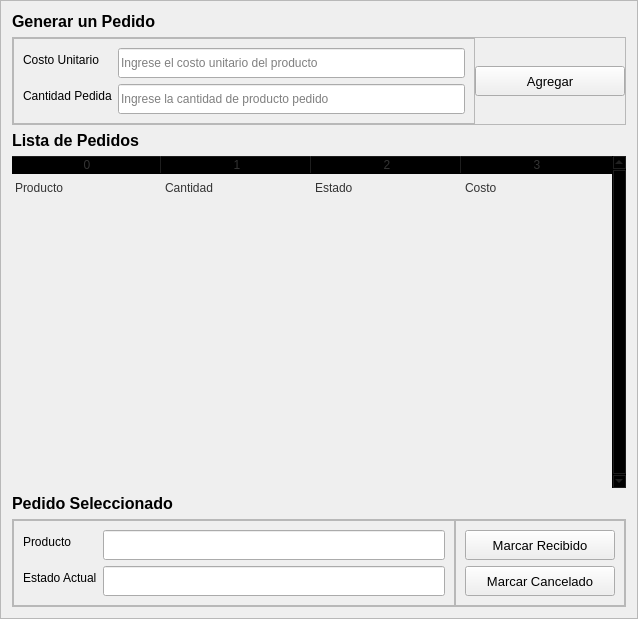
          <widget class="QFrame" name="frame_6">
           <property name="frameShape">
            <enum>QFrame::StyledPanel</enum>
           </property>
           <property name="frameShadow">
            <enum>QFrame::Raised</enum>
           </property>
           <layout class="QVBoxLayout" name="verticalLayout_19">
            <item>
             <widget class="QLabel" name="label_10">
              <property name="font">
               <font>
                <pointsize>10</pointsize>
                <italic>false</italic>
                <bold>false</bold>
               </font>
              </property>
              <property name="text">
               <string>&lt;html&gt;&lt;head/&gt;&lt;body&gt;&lt;p&gt;&lt;span style=&quot; font-size:12pt; font-weight:700;&quot;&gt;Generar un Pedido&lt;/span&gt;&lt;/p&gt;&lt;/body&gt;&lt;/html&gt;</string>
              </property>
             </widget>
            </item>
            <item>
             <widget class="QFrame" name="frame_11">
              <property name="frameShape">
               <enum>QFrame::StyledPanel</enum>
              </property>
              <property name="frameShadow">
               <enum>QFrame::Raised</enum>
              </property>
              <layout class="QHBoxLayout" name="horizontalLayout_9">
               <property name="spacing">
                <number>0</number>
               </property>
               <property name="leftMargin">
                <number>0</number>
               </property>
               <property name="topMargin">
                <number>0</number>
               </property>
               <property name="rightMargin">
                <number>0</number>
               </property>
               <property name="bottomMargin">
                <number>0</number>
               </property>
               <item>
                <widget class="QFrame" name="frame_10">
                 <property name="frameShape">
                  <enum>QFrame::StyledPanel</enum>
                 </property>
                 <property name="frameShadow">
                  <enum>QFrame::Raised</enum>
                 </property>
                 <layout class="QFormLayout" name="formLayout_3">
                  <item row="0" column="0">
                   <widget class="QLabel" name="labelVersion_36">
                    <property name="lineWidth">
                     <number>1</number>
                    </property>
                    <property name="text">
                     <string>Costo Unitario</string>
                    </property>
                    <property name="alignment">
                     <set>Qt::AlignLeading|Qt::AlignLeft|Qt::AlignVCenter</set>
                    </property>
                   </widget>
                  </item>
                  <item row="0" column="1">
                   <widget class="QLineEdit" name="pedCosText">
                    <property name="minimumSize">
                     <size>
                      <width>0</width>
                      <height>30</height>
                     </size>
                    </property>
                    <property name="text">
                     <string/>
                    </property>
                    <property name="placeholderText">
                     <string>Ingrese el costo unitario del producto</string>
                    </property>
                   </widget>
                  </item>
                  <item row="1" column="0">
                   <widget class="QLabel" name="labelVersion_42">
                    <property name="lineWidth">
                     <number>1</number>
                    </property>
                    <property name="text">
                     <string>Cantidad Pedida</string>
                    </property>
                    <property name="alignment">
                     <set>Qt::AlignLeading|Qt::AlignLeft|Qt::AlignVCenter</set>
                    </property>
                   </widget>
                  </item>
                  <item row="1" column="1">
                   <widget class="QLineEdit" name="pedCanText">
                    <property name="minimumSize">
                     <size>
                      <width>0</width>
                      <height>30</height>
                     </size>
                    </property>
                    <property name="text">
                     <string/>
                    </property>
                    <property name="placeholderText">
                     <string>Ingrese la cantidad de producto pedido</string>
                    </property>
                   </widget>
                  </item>
                 </layout>
                </widget>
               </item>
               <item>
                <widget class="QPushButton" name="pedAddButton">
                 <property name="minimumSize">
                  <size>
                   <width>150</width>
                   <height>30</height>
                  </size>
                 </property>
                 <property name="font">
                  <font>
                   <pointsize>10</pointsize>
                   <italic>false</italic>
                   <bold>false</bold>
                  </font>
                 </property>
                 <property name="cursor">
                  <cursorShape>PointingHandCursor</cursorShape>
                 </property>
                 <property name="text">
                  <string>Agregar</string>
                 </property>
                 <property name="icon">
                  <iconset resource="../../resources.qrc">
                   <normaloff>:/icons/images/icons/cil-arrow-circle-bottom.png</normaloff>:/icons/images/icons/cil-arrow-circle-bottom.png</iconset>
                 </property>
                </widget>
               </item>
              </layout>
             </widget>
            </item>
            <item>
             <widget class="QLabel" name="label_11">
              <property name="font">
               <font>
                <pointsize>10</pointsize>
                <italic>false</italic>
                <bold>false</bold>
               </font>
              </property>
              <property name="text">
               <string>&lt;html&gt;&lt;head/&gt;&lt;body&gt;&lt;p&gt;&lt;span style=&quot; font-size:12pt; font-weight:700;&quot;&gt;Lista de Pedidos&lt;/span&gt;&lt;/p&gt;&lt;/body&gt;&lt;/html&gt;</string>
              </property>
             </widget>
            </item>
            <item>
             <widget class="QTableWidget" name="pedTable">
              <property name="sizePolicy">
               <sizepolicy hsizetype="Expanding" vsizetype="Expanding">
                <horstretch>0</horstretch>
                <verstretch>0</verstretch>
               </sizepolicy>
              </property>
              <property name="palette">
               <palette>
                <active>
                 <colorrole role="WindowText">
                  <brush brushstyle="SolidPattern">
                   <color alpha="255">
                    <red>51</red>
                    <green>51</green>
                    <blue>51</blue>
                   </color>
                  </brush>
                 </colorrole>
                 <colorrole role="Button">
                  <brush brushstyle="SolidPattern">
                   <color alpha="0">
                    <red>0</red>
                    <green>0</green>
                    <blue>0</blue>
                   </color>
                  </brush>
                 </colorrole>
                 <colorrole role="Text">
                  <brush brushstyle="SolidPattern">
                   <color alpha="255">
                    <red>51</red>
                    <green>51</green>
                    <blue>51</blue>
                   </color>
                  </brush>
                 </colorrole>
                 <colorrole role="ButtonText">
                  <brush brushstyle="SolidPattern">
                   <color alpha="255">
                    <red>51</red>
                    <green>51</green>
                    <blue>51</blue>
                   </color>
                  </brush>
                 </colorrole>
                 <colorrole role="Base">
                  <brush brushstyle="NoBrush">
                   <color alpha="255">
                    <red>0</red>
                    <green>0</green>
                    <blue>0</blue>
                   </color>
                  </brush>
                 </colorrole>
                 <colorrole role="Window">
                  <brush brushstyle="SolidPattern">
                   <color alpha="0">
                    <red>0</red>
                    <green>0</green>
                    <blue>0</blue>
                   </color>
                  </brush>
                 </colorrole>
                 <colorrole role="PlaceholderText">
                  <brush brushstyle="SolidPattern">
                   <color alpha="255">
                    <red>51</red>
                    <green>51</green>
                    <blue>51</blue>
                   </color>
                  </brush>
                 </colorrole>
                </active>
                <inactive>
                 <colorrole role="WindowText">
                  <brush brushstyle="SolidPattern">
                   <color alpha="255">
                    <red>51</red>
                    <green>51</green>
                    <blue>51</blue>
                   </color>
                  </brush>
                 </colorrole>
                 <colorrole role="Button">
                  <brush brushstyle="SolidPattern">
                   <color alpha="0">
                    <red>0</red>
                    <green>0</green>
                    <blue>0</blue>
                   </color>
                  </brush>
                 </colorrole>
                 <colorrole role="Text">
                  <brush brushstyle="SolidPattern">
                   <color alpha="255">
                    <red>51</red>
                    <green>51</green>
                    <blue>51</blue>
                   </color>
                  </brush>
                 </colorrole>
                 <colorrole role="ButtonText">
                  <brush brushstyle="SolidPattern">
                   <color alpha="255">
                    <red>51</red>
                    <green>51</green>
                    <blue>51</blue>
                   </color>
                  </brush>
                 </colorrole>
                 <colorrole role="Base">
                  <brush brushstyle="NoBrush">
                   <color alpha="255">
                    <red>0</red>
                    <green>0</green>
                    <blue>0</blue>
                   </color>
                  </brush>
                 </colorrole>
                 <colorrole role="Window">
                  <brush brushstyle="SolidPattern">
                   <color alpha="0">
                    <red>0</red>
                    <green>0</green>
                    <blue>0</blue>
                   </color>
                  </brush>
                 </colorrole>
                 <colorrole role="PlaceholderText">
                  <brush brushstyle="SolidPattern">
                   <color alpha="255">
                    <red>51</red>
                    <green>51</green>
                    <blue>51</blue>
                   </color>
                  </brush>
                 </colorrole>
                </inactive>
                <disabled>
                 <colorrole role="WindowText">
                  <brush brushstyle="SolidPattern">
                   <color alpha="255">
                    <red>51</red>
                    <green>51</green>
                    <blue>51</blue>
                   </color>
                  </brush>
                 </colorrole>
                 <colorrole role="Button">
                  <brush brushstyle="SolidPattern">
                   <color alpha="0">
                    <red>0</red>
                    <green>0</green>
                    <blue>0</blue>
                   </color>
                  </brush>
                 </colorrole>
                 <colorrole role="Text">
                  <brush brushstyle="SolidPattern">
                   <color alpha="255">
                    <red>51</red>
                    <green>51</green>
                    <blue>51</blue>
                   </color>
                  </brush>
                 </colorrole>
                 <colorrole role="ButtonText">
                  <brush brushstyle="SolidPattern">
                   <color alpha="255">
                    <red>51</red>
                    <green>51</green>
                    <blue>51</blue>
                   </color>
                  </brush>
                 </colorrole>
                 <colorrole role="Base">
                  <brush brushstyle="NoBrush">
                   <color alpha="255">
                    <red>0</red>
                    <green>0</green>
                    <blue>0</blue>
                   </color>
                  </brush>
                 </colorrole>
                 <colorrole role="Window">
                  <brush brushstyle="SolidPattern">
                   <color alpha="0">
                    <red>0</red>
                    <green>0</green>
                    <blue>0</blue>
                   </color>
                  </brush>
                 </colorrole>
                 <colorrole role="PlaceholderText">
                  <brush brushstyle="SolidPattern">
                   <color alpha="255">
                    <red>51</red>
                    <green>51</green>
                    <blue>51</blue>
                   </color>
                  </brush>
                 </colorrole>
                </disabled>
               </palette>
              </property>
              <property name="frameShape">
               <enum>QFrame::NoFrame</enum>
              </property>
              <property name="verticalScrollBarPolicy">
               <enum>Qt::ScrollBarAlwaysOn</enum>
              </property>
              <property name="sizeAdjustPolicy">
               <enum>QAbstractScrollArea::AdjustToContents</enum>
              </property>
              <property name="editTriggers">
               <set>QAbstractItemView::NoEditTriggers</set>
              </property>
              <property name="selectionMode">
               <enum>QAbstractItemView::SingleSelection</enum>
              </property>
              <property name="selectionBehavior">
               <enum>QAbstractItemView::SelectRows</enum>
              </property>
              <property name="showGrid">
               <bool>true</bool>
              </property>
              <property name="gridStyle">
               <enum>Qt::SolidLine</enum>
              </property>
              <property name="sortingEnabled">
               <bool>false</bool>
              </property>
              <attribute name="horizontalHeaderVisible">
               <bool>true</bool>
              </attribute>
              <attribute name="horizontalHeaderCascadingSectionResizes">
               <bool>true</bool>
              </attribute>
              <attribute name="horizontalHeaderDefaultSectionSize">
               <number>150</number>
              </attribute>
              <attribute name="horizontalHeaderStretchLastSection">
               <bool>true</bool>
              </attribute>
              <attribute name="verticalHeaderVisible">
               <bool>false</bool>
              </attribute>
              <attribute name="verticalHeaderCascadingSectionResizes">
               <bool>false</bool>
              </attribute>
              <attribute name="verticalHeaderHighlightSections">
               <bool>false</bool>
              </attribute>
              <attribute name="verticalHeaderStretchLastSection">
               <bool>false</bool>
              </attribute>
              <row>
               <property name="text">
                <string>New Row</string>
               </property>
               <property name="font">
                <font/>
               </property>
              </row>
              <row>
               <property name="text">
                <string>New Row</string>
               </property>
              </row>
              <row>
               <property name="text">
                <string>New Row</string>
               </property>
              </row>
              <row>
               <property name="text">
                <string>New Row</string>
               </property>
              </row>
              <row>
               <property name="text">
                <string>New Row</string>
               </property>
              </row>
              <row>
               <property name="text">
                <string>New Row</string>
               </property>
              </row>
              <row>
               <property name="text">
                <string>New Row</string>
               </property>
              </row>
              <row>
               <property name="text">
                <string>New Row</string>
               </property>
              </row>
              <row>
               <property name="text">
                <string>New Row</string>
               </property>
              </row>
              <row>
               <property name="text">
                <string>New Row</string>
               </property>
              </row>
              <column>
               <property name="text">
                <string>0</string>
               </property>
              </column>
              <column>
               <property name="text">
                <string>1</string>
               </property>
              </column>
              <column>
               <property name="text">
                <string>2</string>
               </property>
              </column>
              <column>
               <property name="text">
                <string>3</string>
               </property>
              </column>
              <item row="0" column="0">
               <property name="text">
                <string>Producto</string>
               </property>
              </item>
              <item row="0" column="1">
               <property name="text">
                <string>Cantidad</string>
               </property>
              </item>
              <item row="0" column="2">
               <property name="text">
                <string>Estado</string>
               </property>
              </item>
              <item row="0" column="3">
               <property name="text">
                <string>Costo</string>
               </property>
              </item>
             </widget>
            </item>
            <item>
             <widget class="QLabel" name="label_12">
              <property name="font">
               <font>
                <pointsize>10</pointsize>
                <italic>false</italic>
                <bold>false</bold>
               </font>
              </property>
              <property name="text">
               <string>&lt;html&gt;&lt;head/&gt;&lt;body&gt;&lt;p&gt;&lt;span style=&quot; font-size:12pt; font-weight:700;&quot;&gt;Pedido Seleccionado&lt;/span&gt;&lt;/p&gt;&lt;/body&gt;&lt;/html&gt;</string>
              </property>
             </widget>
            </item>
            <item>
             <widget class="QFrame" name="frame_9">
              <property name="frameShape">
               <enum>QFrame::StyledPanel</enum>
              </property>
              <property name="frameShadow">
               <enum>QFrame::Raised</enum>
              </property>
              <layout class="QHBoxLayout" name="horizontalLayout_8">
               <property name="spacing">
                <number>0</number>
               </property>
               <property name="leftMargin">
                <number>0</number>
               </property>
               <property name="topMargin">
                <number>0</number>
               </property>
               <property name="rightMargin">
                <number>0</number>
               </property>
               <property name="bottomMargin">
                <number>0</number>
               </property>
               <item>
                <widget class="QFrame" name="frame_8">
                 <property name="frameShape">
                  <enum>QFrame::StyledPanel</enum>
                 </property>
                 <property name="frameShadow">
                  <enum>QFrame::Raised</enum>
                 </property>
                 <layout class="QFormLayout" name="formLayout_2">
                  <item row="0" column="0">
                   <widget class="QLabel" name="labelVersion_47">
                    <property name="lineWidth">
                     <number>1</number>
                    </property>
                    <property name="text">
                     <string>Producto</string>
                    </property>
                    <property name="alignment">
                     <set>Qt::AlignLeading|Qt::AlignLeft|Qt::AlignVCenter</set>
                    </property>
                   </widget>
                  </item>
                  <item row="0" column="1">
                   <widget class="QLineEdit" name="pedNomText">
                    <property name="minimumSize">
                     <size>
                      <width>0</width>
                      <height>30</height>
                     </size>
                    </property>
                    <property name="text">
                     <string/>
                    </property>
                    <property name="placeholderText">
                     <string/>
                    </property>
                   </widget>
                  </item>
                  <item row="1" column="0">
                   <widget class="QLabel" name="labelVersion_48">
                    <property name="lineWidth">
                     <number>1</number>
                    </property>
                    <property name="text">
                     <string>Estado Actual</string>
                    </property>
                    <property name="alignment">
                     <set>Qt::AlignLeading|Qt::AlignLeft|Qt::AlignVCenter</set>
                    </property>
                   </widget>
                  </item>
                  <item row="1" column="1">
                   <widget class="QLineEdit" name="pedEstText">
                    <property name="minimumSize">
                     <size>
                      <width>0</width>
                      <height>30</height>
                     </size>
                    </property>
                    <property name="text">
                     <string/>
                    </property>
                    <property name="placeholderText">
                     <string/>
                    </property>
                   </widget>
                  </item>
                 </layout>
                </widget>
               </item>
               <item>
                <widget class="QFrame" name="frame_7">
                 <property name="frameShape">
                  <enum>QFrame::StyledPanel</enum>
                 </property>
                 <property name="frameShadow">
                  <enum>QFrame::Raised</enum>
                 </property>
                 <layout class="QVBoxLayout" name="verticalLayout_18">
                  <item>
                   <widget class="QPushButton" name="pedRecButton">
                    <property name="minimumSize">
                     <size>
                      <width>150</width>
                      <height>30</height>
                     </size>
                    </property>
                    <property name="font">
                     <font>
                      <pointsize>10</pointsize>
                      <italic>false</italic>
                      <bold>false</bold>
                     </font>
                    </property>
                    <property name="cursor">
                     <cursorShape>PointingHandCursor</cursorShape>
                    </property>
                    <property name="text">
                     <string>Marcar Recibido</string>
                    </property>
                    <property name="icon">
                     <iconset resource="../../resources.qrc">
                      <normaloff>:/icons/images/icons/cil-check-circle.png</normaloff>:/icons/images/icons/cil-check-circle.png</iconset>
                    </property>
                   </widget>
                  </item>
                  <item>
                   <widget class="QPushButton" name="pedCanButton">
                    <property name="minimumSize">
                     <size>
                      <width>150</width>
                      <height>30</height>
                     </size>
                    </property>
                    <property name="font">
                     <font>
                      <pointsize>10</pointsize>
                      <italic>false</italic>
                      <bold>false</bold>
                     </font>
                    </property>
                    <property name="cursor">
                     <cursorShape>PointingHandCursor</cursorShape>
                    </property>
                    <property name="text">
                     <string>Marcar Cancelado</string>
                    </property>
                    <property name="icon">
                     <iconset resource="../../resources.qrc">
                      <normaloff>:/icons/images/icons/cil-x-circle.png</normaloff>:/icons/images/icons/cil-x-circle.png</iconset>
                    </property>
                   </widget>
                  </item>
                 </layout>
                </widget>
               </item>
              </layout>
             </widget>
            </item>
           </layout>
          </widget>
